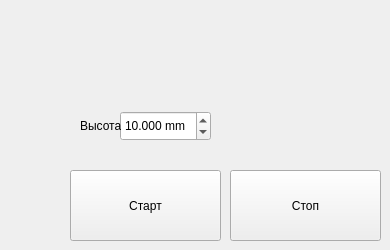
      <widget class="QWidget" name="tab4_fast_spiral">
       <property name="enabled">
        <bool>true</bool>
       </property>
       <attribute name="title">
        <string>Спиральный режим</string>
       </attribute>
       <widget class="QDoubleSpinBox" name="dSpBox_Range_Z_spiral">
        <property name="geometry">
         <rect>
          <x>120</x>
          <y>111</y>
          <width>91</width>
          <height>30</height>
         </rect>
        </property>
        <property name="suffix">
         <string> mm</string>
        </property>
        <property name="decimals">
         <number>3</number>
        </property>
        <property name="minimum">
         <double>-300000.000000000000000</double>
        </property>
        <property name="maximum">
         <double>300000.000000000000000</double>
        </property>
        <property name="value">
         <double>10.000000000000000</double>
        </property>
       </widget>
       <widget class="QLabel" name="lbl_Range_Z_spiral">
        <property name="geometry">
         <rect>
          <x>80</x>
          <y>110</y>
          <width>41</width>
          <height>31</height>
         </rect>
        </property>
        <property name="text">
         <string>Высота</string>
        </property>
       </widget>
       <widget class="QPushButton" name="pBtn_ScanRotorSpiral">
        <property name="geometry">
         <rect>
          <x>70</x>
          <y>170</y>
          <width>151</width>
          <height>71</height>
         </rect>
        </property>
        <property name="styleSheet">
         <string notr="true">QPushButton:hover { background-color: #66FF66;}</string>
        </property>
        <property name="text">
         <string>Старт</string>
        </property>
       </widget>
       <widget class="QPushButton" name="pBtn_ScanRotorSpiralStop">
        <property name="enabled">
         <bool>true</bool>
        </property>
        <property name="geometry">
         <rect>
          <x>230</x>
          <y>170</y>
          <width>151</width>
          <height>71</height>
         </rect>
        </property>
        <property name="styleSheet">
         <string notr="true">QPushButton:checked { background-color: red;}
QPushButton:hover { background-color: salmon;}</string>
        </property>
        <property name="text">
         <string>Стоп</string>
        </property>
        <property name="checkable">
         <bool>true</bool>
        </property>
       </widget>
      </widget>
